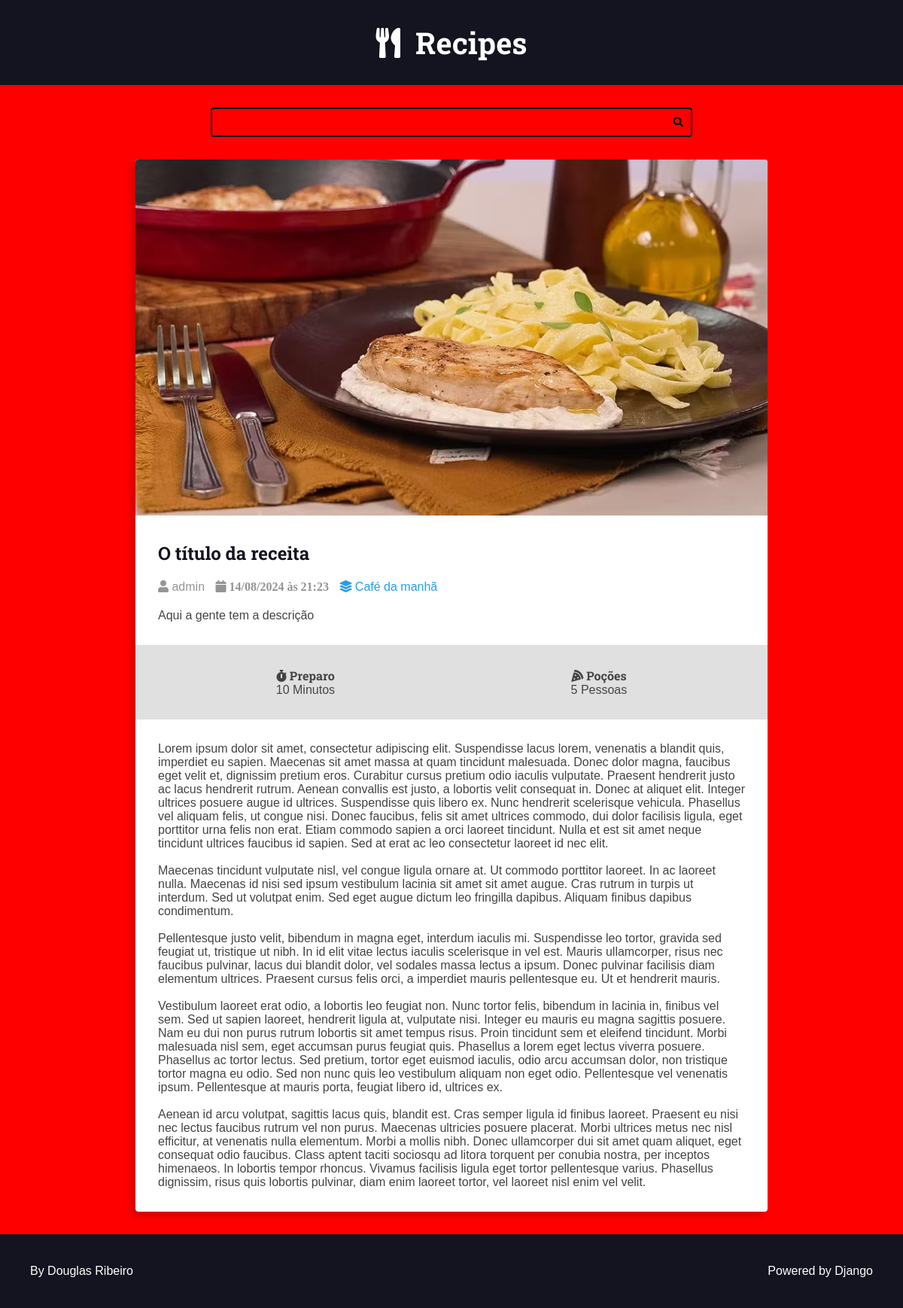
Page /recipes/1/ on the committed database.
### recipes/models.py (models this page shows, shortened)
class Recipe(models.Model):
    title = models.CharField(max_length=65)
    description = models.CharField(max_length=165)
    slug = models.SlugField()
    preparation_time = models.IntegerField()
    preparation_time_unit = models.CharField(max_length=165)
    servings = models.IntegerField()
    servings_unit = models.CharField(max_length=165)
    preparation_steps = models.TextField()
    preparation_steps_is_html = models.BooleanField(default=False)
    created_at = models.DateTimeField(auto_now_add=True)
    updated_at = models.DateTimeField(auto_now=True)
    is_published = models.BooleanField(default=False)
    cover = models.ImageField(upload_to='recipes/covers/%Y/%m/%d/', blank=True, default='')
    category = models.ForeignKey(Category,on_delete=models.SET_NULL, null=True,  blank=True, default=None,)
    author = models.ForeignKey(User, on_delete=models.SET_NULL, null=True)

class Category(models.Model):
    name = models.CharField(max_length=65)

### recipes/views.py (the view)
# urls.py: path('recipes/<int:id>/', views.recipe, name='recipe'),
def recipe(request, id):
    recipe = get_object_or_404(Recipe, pk=id, is_published=True,)
    return render(request, 'recipes/pages/recipe-view.html', context={
        'recipe': recipe,
        'is_detail_page': True,
    })

### recipes/templates/recipes/pages/recipe-view.html (shortened to what this page needs)
{% extends "global/base.html" %}
{% block content %}
    <div class="main-content main-content-detail container">
        {% include "recipes/partials/recipe.html" %}
    </div>
{% endblock content %}

### recipes/templates/recipes/partials/recipe.html (shortened to what this page needs)
<div class="recipe recipe-list-item">
    {% if recipe.cover %}
        <div class="recipe-cover">
            <a href="{% url 'recipes:recipe' recipe.id %}">
                <img src="{{recipe.cover.url}}" alt="Temporário">
            </a>
    {% endif %}
    </div>
    <div class="recipe-title-container">
        <h2 class="recipe-title">
            <a href="{% url 'recipes:recipe' recipe.id %}">
                {{ recipe.title }}
            </a>
        </h2>
    </div>
    <div class="recipe-author">
    {% if recipe.author is not one %}
        <span class="recipe-author-item">
            <i class="fas fa-user"></i>
            {% if recipe.author.first_name %}
                {{ recipe.author.first_name }} {{ recipe.author.last_name}}
            {% else %}
                {{ recipe.author.username }}
            {% endif %}
        </span>
    {% endif %}
    <span class="recipe-author-item">
        <i class="fas fa-calendar alt">
            {{recipe.created_at|date:"d/m/Y"}} às {{recipe.created_at|date:"H:i"}}
        </i>
    </span>
    {% if  recipe.category is not None %}
        <span class="recipe-author-item">
            <a href="{% url 'recipes:category' recipe.category.id %}">
                <i class="fas fa-layer-group"></i>
                <span>{{recipe.category.name}}</span>
            </a>
        </span>
    {% endif %}
    </div>
    <div class="recipe-content">
        <p>{{recipe.description}}</p>
    </div>
    <div class="recipe-meta-container">
        <div class="recipe-meta recipe-preparation">
            <h3 class="recipe-meta-title">
                <i class="fas fa-stopwatch"></i> Preparo</h3>
            <div class="recipe-meta-text">
                {{recipe.preparation_time}} {{recipe.preparation_time_unit}}
            </div>
        </div>
        <div class="recipe-meta recipe-servings">
            <h3 class="recipe-meta-title"><i class="fas fa-pizza-slice"></i> Poções </h3>
            <div class="recipe-meta-text">
                {{recipe.servings}} {{recipe.servings_unit}}
            </div>
        </div>
    </div>
    {% if is_detail_page is True %}
        <div class="preparation-steps">
            {% if recipe.preparation_steps_is_html is True %}
                {{ recipe.preparation_steps|safe }}
            {% else  %}
                {{ recipe.preparation_steps|linebreaksbr }}
            {% endif %}
        </div>
    {% endif %}
</div>

### recipes/static/recipes/css/styles.css (style rules this page uses)
:root { --color-primary: #269fe6; --color-primary-hover: #2086c2; --color-primary-dark: #13141f; --color-primary-dark-hover: #212336; --color-primary-light: #d4ecfa; --color-primary-light-hover: #bdd8e7; --color-white: #fff; --color-black: #000; --color-dark-text: #444; --color-info-light: #cce5ff; --color-debug-light: #cce5ff; --color-success-light: #d4edda; --color-alert-light: #fff3cd; --color-warning-light: #fff3cd; --color-error-light: #f8d7da; --color-info-dark: #4d86c4; --color-debug-dark: #4d86c4; --color-success-dark: #4a9c5d; --color-alert-dark: #927f40; --color-warning-dark: #927f40; --color-error-dark: #da525d; --color-gray-0: #f9f9f9; --color-gray-1: #e0e0e0; --color-gray-2: #c7c7c7; --color-gray-3: #aeaeae; --color-gray-4: #959595; --color-gray-5: #7d7d7d; --color-gray-6: #646464; --color-gray-7: #4b4b4b; --color-gray-8: #323232; --color-gray-9: #191919; --font-primary: sans-serif; --font-headings: 'Roboto Slab', serif; --spacing-gutter-medium: 3rem; --spacing-gutter-large: 4rem; }
* { padding: 0; margin: 0; box-sizing: border-box; }
html { font-size: 62.5%; }
body { font-size: 1.6rem; font-family: var(--font-primary); background: var(--color-gray-1); color: var(--color-dark-text); }
h1,h2,h3,h4,h5,h6 { font-family: var(--font-headings); }
.container { max-width: 144rem; margin: 0 auto; padding: var(--spacing-gutter-medium); }
.main-content { padding-top: 0; }
.recipe { background: var(--color-white); box-shadow: -5px 5px 10px rgba(0,0,0,0.2); transform: scale(1); transition: all 300ms ease-in-out; border-radius: 0.4rem; overflow: hidden; }
.recipe img { max-width: 100%; }
.recipe-list-item { max-width: 64rem; height: fit-content; }
.recipe-title-container { padding: var(--spacing-gutter-medium); padding-bottom: 2rem; }
.recipe-title-container a { text-decoration: none; color: var(--color-primary-dark); }
.recipe-author { padding: 0 var(--spacing-gutter-medium); }
.recipe-content { padding: var(--spacing-gutter-medium); padding-top: 2rem; }
.recipe-author-item { color: var(--color-gray-4); margin-right: 1rem; }
.recipe-author a { color: var(--color-primary); transition: all 300ms ease-in-out; text-decoration: none; }
.recipe-meta-container { display: flex; flex-flow: row wrap; padding: var(--spacing-gutter-medium); background: var(--color-gray-1); }
.recipe-meta { display: flex; flex-flow: column nowrap; flex-shrink: 1; flex-grow: 1; text-align: center; }
.recipe-meta-title { font-family: var(--font-headings); font-size: 1.6rem; margin: 0; }
.main-content-detail .recipe-list-item { max-width: 84rem; margin: 0 auto; }
.preparation-steps { padding: var(--spacing-gutter-medium); }

### recipes/base_static/global/css/global-style.css (style rules this page uses)
body { background: red; }

### rows in the picture
Recipe: cover (picture), title "O título da receita", author.username "admin", created_at "14/08/2024", created_at "21:23", category.name "Café da manhã", description "Aqui a gente tem a descrição", preparation_time "10", preparation_time_unit "Minutos", servings "5", servings_unit "Pessoas", preparation_steps "Lorem ipsum dolor sit amet, consectetur adipiscing elit. Suspendisse lacus lorem, venenatis a blandit quis, imperdiet eu sapien. Maecenas sit amet massa at quam tincidunt malesuada. Donec dolor magna, faucibus eget velit et, dignissim pretium eros. Curabitur cursus pretium odio iaculis vulputate. Praesent hendrerit justo ac lacus hendrerit rutrum. Aenean convallis est justo, a lobortis velit consequat in. Donec at aliquet elit. Integer ultrices posuere augue id ultrices. Suspendisse quis libero ex. Nunc hendrerit scelerisque vehicula. Phasellus vel aliquam felis, ut congue nisi. Donec faucibus, felis sit amet ultrices commodo, dui dolor facilisis ligula, eget porttitor urna felis non erat.…"
